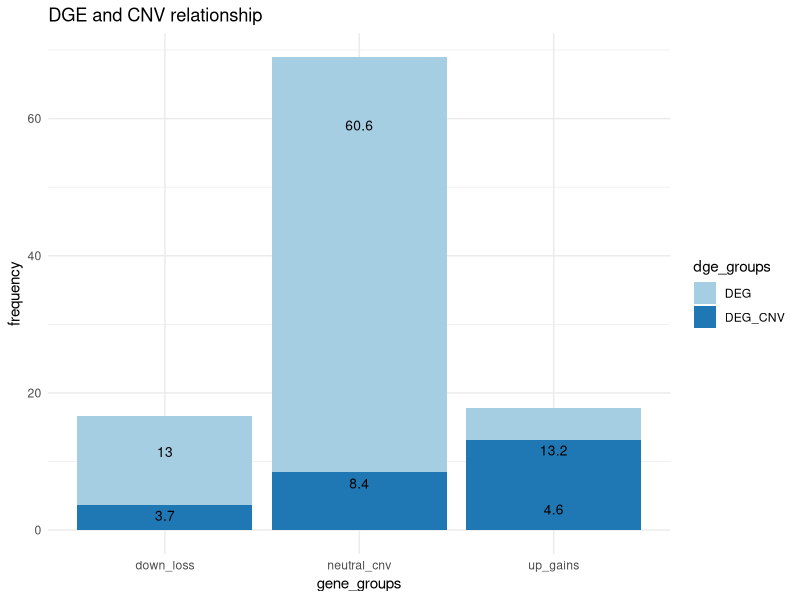

The R script that drew this image: (Note: this script raises an error after producing the figure.)
#Plots
library(ggplot2)
library(ggpubr)

#Making barplot
#row.names(cnv) <- 1:nrow(cnv) cnv[1:3]
#cvn$GeneID <- rownames(cvn)
df <- data.frame(dge_groups=rep(c("DEG", "DEG_CNV"), each=3),
                 gene_groups=rep(c("up_gains", "down_loss", "neutral_cnv"),2),
                 frequency=c(4.6, 13.0, 60.6, 13.2, 3.7, 8.4))

plot <- ggplot(data=df, aes(x=gene_groups, y=frequency, fill=dge_groups)) +
  geom_bar(stat="identity")+
  geom_text(aes(y=frequency, label=frequency), vjust=1.6, 
            color="black", size=3.5)+
  labs(title="DGE and CNV relationship")+
  scale_fill_brewer(palette="Paired")+
  theme_minimal()


#preparing data for boxplot
rna_zscore_tumor <- rna_zscore_tumor %>% mutate(sample_type = "Tumor")
rna_zscore_normal <- rna_zscore_normal %>% mutate(sample_type = "Normal")

plot_data_1 <- cbind(rna_zscore_normal, cnv)  
plot_data_1$cnv <- as.factor(plot_data_1$cnv)

plot_data_2 <- cbind(rna_zscore_tumor, cnv) 
plot_data_2$cnv <- as.factor(plot_data_2$cnv)
plot_data <- rbind(plot_data_1, plot_data_2)


#Boxplot

# Compute summary statistics
summary.stats <- plot_data_2 %>%
  group_by(cnv) %>%
  get_summary_stats() %>%
  select(cnv, n)
summary.stats <- summary.stats[c(1,3,5,7,9),]

summary.plot <- ggsummarytable(
  summary.stats, x = "cnv", y = c("n"),
  ggtheme = theme_bw()
)
summary.plot


#Create boxplot
# The palette with grey:
cbPalette <- c("#0072B2", "#D55E00", "#999999", "#E69F00", "#CC79A7", "#D55E00")

bxp1 <- ggplot(plot_data, aes(x = cnv, y = rna_mean, fill = cnv)) + 
  geom_boxplot(outlier.colour="black", outlier.shape=16, outlier.size=2, notch = TRUE)+
  labs(title="CNV patterns and mRNA expression (LUAD)",x="CNV group", y = "mRNA Z-score")+
  theme_classic()
bxp1 <- bxp + scale_fill_manual(values=cbPalette)+
  font("xy.text", size = 18, color = "black", face = "bold")+
  font("title", size = 18, color = "black", face = "bold.italic")+
  font("xlab", size = 16)+
  font("ylab", size = 16)
bxp1

#Comparison boxplot Tumor vs Normal
bxp2 <- ggplot(plot_data, aes(x = cnv, y = rna_mean, fill = sample_type)) + 
  geom_boxplot(position = position_dodge())+
  labs(title="CNV patterns and mRNA expression (LUAD)",x="CNV group", y = "mRNA Z-score")+
  #theme_classic()+
  facet_wrap(~sample_type, ncol=5)
bxp2

ggarrange(
  bxp, summary.plot, ncol = 1, align = "v",
  heights = c(0.80, 0.20)
)

#Violin plot
violin_plot <- ggplot(deg, aes(x = cnv, y = difference, fill = cnv))+
  geom_violin(trim=FALSE)+
  #geom_jitter(shape=10, position=position_jitter(0.1))+
  labs(title="CNV patterns and Effect size difference (|B1_2| - |B1_1|)",x="CNV group", y = "Effect size difference (log2)")+
  geom_hline(yintercept = 0, linetype='dashed', color='blue')+
  geom_boxplot(width=0.1)+
  #theme_classic()
  theme(legend.position="none")+
  font("xy.text", size = 16, color = "black", face = "bold")+
  font("xlab", size = 16)+
  font("ylab", size = 16)
violin_plot  

#Scatter plot
scatterplot <- ggplot(res_allGenes, aes(x=cnv_mean, y=difference)) + 
  geom_point()+
  geom_smooth()+
  labs(title="CNV patterns and Effect size difference relationship ((|B1_2| - |B1_1|), (n = 27489 genes))",x="CNV mean", y = "Effect size difference")+
  theme_classic()+
  geom_hline(yintercept = 0, linetype='dashed', color='red')+
  geom_vline(xintercept = 2, linetype='dashed', color='blue')
scatterplot  

#Stacked Barplot
#sum(res_allGenes$gene_group == "other" & res_allGenes$cn_group == "Diploid")
data_barplot <- data.frame(
  gene_group = rep(c("DEG", "no_DEG", "not significant"), each = 4),
  cn_group = rep(c("cn_loss", "diploid", "cn_gain", "cn_amplificatin"), 3),
  number_of_genes = c(314, 3977, 3173, 58, 528, 7862, 4981, 46, 85, 1189, 860, 7)
)

data_barplot_geneDosage <- data.frame(
  gene_group = rep(c("super-dosage", "d-sensitive", "d-insensitive"), each = 6),
  cn_group = rep(c("0", "1", "2", "3", "4", "5"), 3),
  number_of_genes = c(8, 26, 30, 16, 33, 139, 0, 34, 544, 203, 204, 13, 1, 0, 1225, 483, 6, 2)
) 

barplot <- ggplot(data_barplot, aes(fill = cn_group, y = number_of_genes, x = gene_group))+
  geom_bar(stat = "identity")+
  labs(x='Gene group', y='Frequency', title='CNV informed Gene Expression, LUAD (n_genes=23 080)')+
  scale_fill_manual('Position', values=c('red', 'pink', 'steelblue', 'jellow'))+
  #geom_text(aes(gene_group, label = number_of_genes), size = 3, position=position_dodge2(width=0.5))+
  theme_minimal()+
  #facet_wrap("cn_group")+
  guides(fill=guide_legend("CN group"))
barplot + scale_fill_brewer(palette = "Set2")


# Volcano Plot
library(gridExtra)
# Add a column to the data frame to specify if they are UP- or DOWN- regulated (log2fc respectively positive or negative)
colnames(res_nocnv2)[3] <- "B1_1"
colnames(res_cnv2)[3] <- "B1_2"
res_nocnv2$diffexpressed <- "NO"
res_nocnv2$diffexpressed[res_nocnv2$B1_1 >= 0.6 & res_nocnv2$padj < 0.05] <- "UP"
res_nocnv2$diffexpressed[res_nocnv2$B1_1 <= -0.6 & res_nocnv2$padj < 0.05] <- "DOWN"

#Make simple graphics
p1 <- ggplot(data = res_nocnv1, aes(x = B1_1, y = -log10(padj), col = diffexpressed)) +
  geom_vline(xintercept = c(-0.6, 0.6), col = "blue", linetype = 'dashed') +
  geom_hline(yintercept = -log10(0.05), col = "blue", linetype = 'dashed') +
  geom_point(size = 2) +
  scale_color_manual(values = c("#00AFBB", "black", "#bb0c00"))+
  scale_x_continuous(breaks = seq(-14, 10, 4))+
  labs(title="DGE Tum vs Norm (M1)",x="Effect size (B1_1)")+
  theme(legend.position="none")+
  #theme_minimal()+
  font("xy.text", size = 14, color = "black", face = "bold")+
  font("xlab", size = 14)+
  font("ylab", size = 14)
p1

p2 <- ggplot(data = res_cnv1, aes(x = B1_2, y = -log10(padj), col = diffexpressed)) +
  geom_vline(xintercept = c(-0.6, 0.6), col = "blue", linetype = 'dashed') +
  geom_hline(yintercept = -log10(0.05), col = "blue", linetype = 'dashed') +
  geom_point(size = 2) +
  scale_color_manual(values = c("#00AFBB", "black", "#bb0c00"))+
  scale_x_continuous(breaks = seq(-14, 10, 4))+
  labs(title="DGE Tum vs Norm (M2)",x="Effect size (B1_2)")+
  theme(legend.position="none")+
  #theme_minimal()+
  font("xy.text", size = 14, color = "black", face = "bold")+
  font("xlab", size = 14)+
  font("ylab", size = 14)
p2

p3 <- ggplot(data = res_nocnv2, aes(x = B1_1, y = -log10(padj), col = diffexpressed)) +
  geom_vline(xintercept = c(-0.6, 0.6), col = "blue", linetype = 'dashed') +
  geom_hline(yintercept = -log10(0.05), col = "blue", linetype = 'dashed') +
  geom_point(size = 2) +
  scale_color_manual(values = c("#00AFBB", "black", "#bb0c00"))+
  scale_x_continuous(breaks = seq(-14, 10, 4))+
  labs(title="DGE Tum vs Norm (M1)",x="Effect size (B1_1)")+
  theme(legend.position="none")+
  #theme_minimal()+
  font("xy.text", size = 14, color = "black", face = "bold")+
  font("xlab", size = 14)+
  font("ylab", size = 14)
p3

p4 <- ggplot(data = res_cnv2, aes(x = B1_2, y = -log10(padj), col = diffexpressed)) +
  geom_vline(xintercept = c(-0.6, 0.6), col = "blue", linetype = 'dashed') +
  geom_hline(yintercept = -log10(0.05), col = "blue", linetype = 'dashed') +
  geom_point(size = 2) +
  scale_color_manual(values = c("black", "#00AFBB", "#bb0c00"))+
  scale_x_continuous(breaks = seq(-10, 10, 4))+
  labs(title="DGE Tum vs Norm (M2)",x="Effect size (B1_2)")+
  theme(legend.position="none")+
  #theme_minimal()+
  font("xy.text", size = 14, color = "black", face = "bold")+
  font("xlab", size = 14)+
  font("ylab", size = 14)
p4

p5 <- ggplot(data = stat_res_luad, aes(x = B1_1, y = -log10(padj_1), col = diffexpressed)) +
  geom_vline(xintercept = c(-0.6, 0.6), col = "blue", linetype = 'dashed') +
  geom_hline(yintercept = -log10(0.05), col = "blue", linetype = 'dashed') +
  geom_point(size = 2) +
  scale_color_manual(values = c("#00AFBB", "black", "#bb0c00"))+
  scale_x_continuous(breaks = seq(-10, 10, 4))+
  labs(title="DGE Tum vs Norm (M1)",x="Effect size (B1_1)")+
  theme(legend.position="none")+
  #theme_minimal()+
  font("xy.text", size = 14, color = "black", face = "bold")+
  font("xlab", size = 14)+
  font("ylab", size = 14)
p5

#delete rows by name
stat_res_luad <- stat_res_luad[!(row.names(stat_res_luad) %in% c("NXPH3")),]

p6 <- ggplot(data = stat_res_luad, aes(x = B1_2, y = -log10(padj_2), col = diffexpressed)) +
  geom_vline(xintercept = c(-0.6, 0.6), col = "blue", linetype = 'dashed') +
  geom_hline(yintercept = -log10(0.05), col = "blue", linetype = 'dashed') +
  geom_point(size = 2) +
  scale_color_manual(values = c("#00AFBB", "black", "#bb0c00"))+
  scale_x_continuous(breaks = seq(-10, 10, 4))+
  labs(title="DGE Tum vs Norm (M2)",x="Effect size (B1_2)")+
  theme(legend.position="none")+
  #theme_minimal()+
  font("xy.text", size = 14, color = "black", face = "bold")+
  font("xlab", size = 14)+
  font("ylab", size = 14)
p6

#Plots
grid.arrange(p1, p2, p3, p4, p5, p6, nrow = 3)
#grid.arrange(g2, arrangeGrob(g3, g4, ncol=2), nrow = 2)

#Density plot

ggplot(resFit_merged, aes(Difference)) +
  geom_histogram(bins = 1000) +
  xlim(-4,4) +
  labs(title="B1 difference") +
  theme_classic()

ggplot(resFit_plot,aes(x=B1, fill = Group)) + 
  geom_histogram(data=subset(resFit_plot,Group == 'B1_1'),alpha =0.6, bins = 1000) +
  geom_histogram(data=subset(resFit_plot,Group == 'B1_2'), alpha =0.6, bins = 1000) +
  xlim(-7,12) +
  labs(title="B1 parameters density (MAP) test 2") +
  theme(legend.position="bottom", legend.box = "horizontal") + 
  theme_classic()

#Scatter plot
# scatter NV vs DP
scatter_plot = ggplot(statRes_map_CNV, aes(x = cnv_mean, y = Log2FC)) +
  geom_point(aes(color = cnv_type), size = .8) +
  theme(legend.position = 'bottom') +
  labs(title = "CNV correcrtion") +
  geom_hline(yintercept=0, linetype="dashed", color = "black") +
  geom_hline(yintercept=1, linetype="dashed", color = "blue") +
  geom_hline(yintercept=-1, linetype="dashed", color = "blue") +
  geom_vline(xintercept = 1.8, color = "blue", size = 0.4) +
  geom_vline(xintercept = 2.5, color = "blue", size = 0.4) +
  geom_vline(xintercept = 4, color = "blue", size = 0.4) +
  theme_classic()
#facet_wrap(~FILTER) +
scatter_plot




